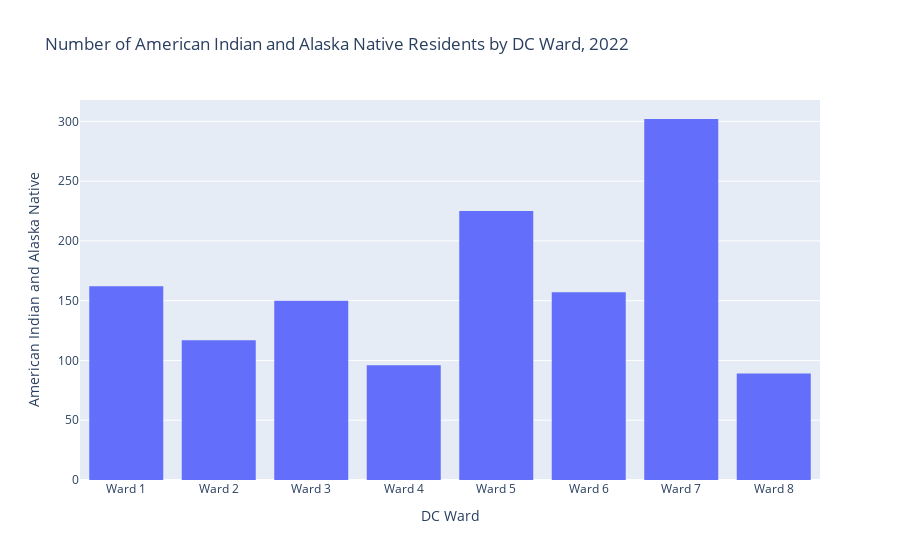

Source (notebook cell):
### Code cell
fig = px.bar(demog_trimmed_ward,
             x='WARD',
             y='American Indian and Alaska Native',
             title='Number of American Indian and Alaska Native Residents by DC Ward, 2022',
             labels={
                 'WARD':'DC Ward'
             }
            )
fig.update_traces(marker_line_width=0)
fig.show()

### Figure 1 — Plotly figure (JSON) as saved in the notebook; plotly's stock layout.template omitted (floating-point values rounded to 4 significant figures)
{"data": [{"alignmentgroup": "True", "hovertemplate": "DC Ward=%{x}<br>American Indian and Alaska Native=%{y}<extra></extra>", "legendgroup": "", "marker": {"color": "#636efa", "line": {"width": 0}, "pattern": {"shape": ""}}, "name": "", "offsetgroup": "", "orientation": "v", "showlegend": false, "textposition": "auto", "type": "bar", "x": ["Ward 1", "Ward 2", "Ward 3", "Ward 4", "Ward 5", "Ward 6", "Ward 7", "Ward 8"], "xaxis": "x", "y": [162, 117, 150, 96, 225, 157, 302, 89], "yaxis": "y"}], "layout": {"autosize": true, "barmode": "relative", "legend": {"tracegroupgap": 0}, "title": {"text": "Number of American Indian and Alaska Native Residents by DC Ward, 2022"}, "xaxis": {"anchor": "y", "autorange": true, "domain": [0, 1], "range": [-0.5, 7.5], "title": {"text": "DC Ward"}, "type": "category"}, "yaxis": {"anchor": "x", "autorange": true, "domain": [0, 1], "range": [0, 317.9], "title": {"text": "American Indian and Alaska Native"}, "type": "linear"}}}
